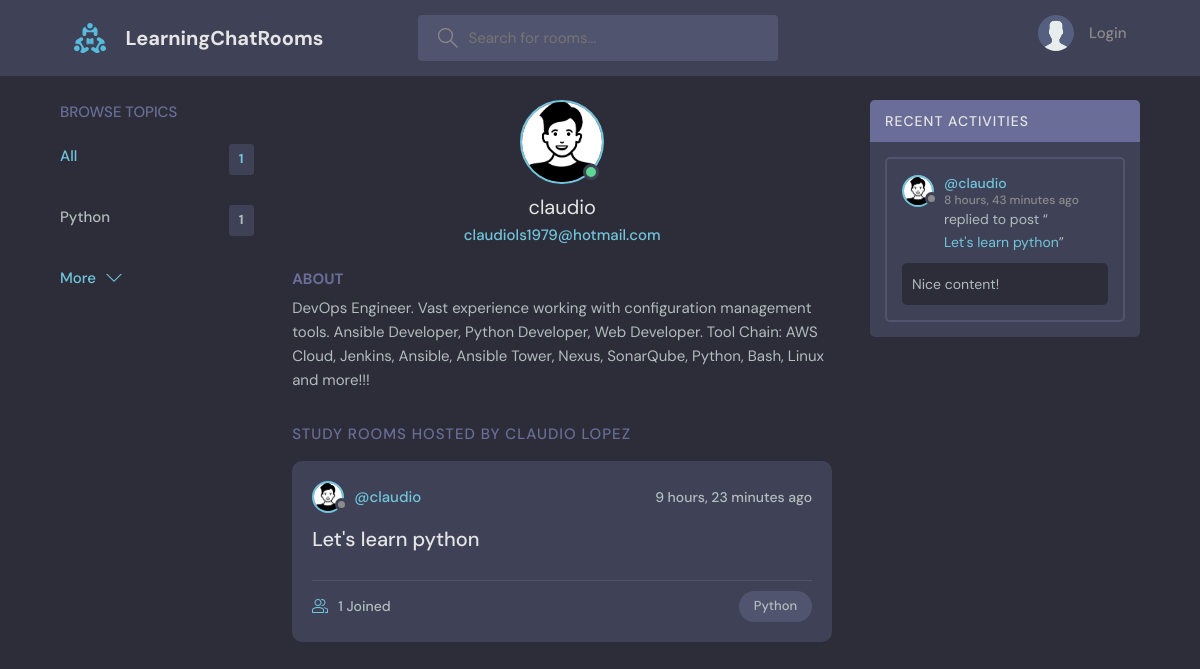
The app's page /profile/1/, older data.
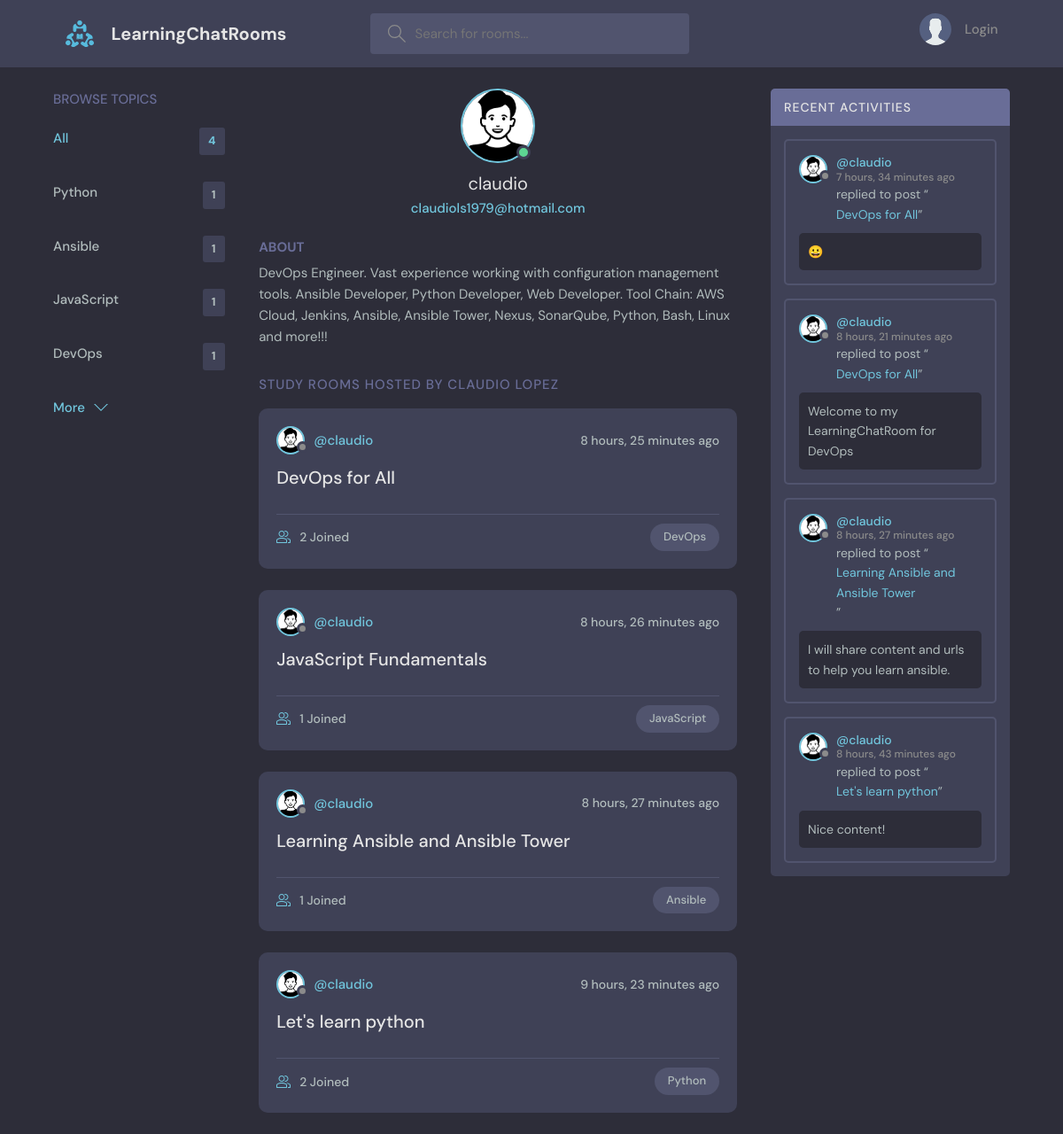
The same page, newer data.
### base/models.py (models this page shows, shortened)
class Topic(models.Model):
    name = models.CharField(max_length=200)

class User(AbstractUser):
    name = models.CharField(max_length=200, null=True)
    email = models.EmailField(unique=True, null=True)
    bio = models.TextField(null=True)
    avatar = models.ImageField(null=True, default="avatar.svg")
    USERNAME_FIELD = 'email'
    REQUIRED_FIELDS = []

class Room(models.Model):
    host = models.ForeignKey(User, on_delete=models.SET_NULL, null=True)
    topic = models.ForeignKey(Topic, on_delete=models.SET_NULL, null=True)
    name = models.CharField(max_length=200)
    description = models.TextField(null=True, blank=True)
    participants = models.ManyToManyField(User, related_name='participants', blank=True)
    updated = models.DateTimeField(auto_now=True) #this updates
    created = models.DateTimeField(auto_now_add=True) #one time not updates
    class Meta:
        ordering = ['-updated', '-created']
    def __str__(self):
        return self.name

class Message(models.Model):
    user = models.ForeignKey(User, on_delete=models.CASCADE)
    room = models.ForeignKey(Room, on_delete=models.CASCADE)
    body = models.URLField()
    updated = models.DateTimeField(auto_now=True) #this updates
    created = models.DateTimeField(auto_now_add=True) #one time not updates
    class Meta:
        ordering = ['-updated', '-created']

### base/views.py (the view)
# urls.py: path('profile/<str:pk>/', views.userProfile, name="user-profile"),
def userProfile(request, pk):
    user = User.objects.get(id=pk)
    rooms = user.room_set.all()
    room_messages = user.message_set.all()
    topics = Topic.objects.all()
    context = {'user': user, 'rooms': rooms,
               'room_messages': room_messages, 'topics': topics}
    return render(request, 'base/profile.html', context)

### base/templates/base/profile.html (shortened to what this page needs)
{% extends 'main.html' %}
{% block content %}
  <main class="profile-page layout layout--3">
    <div class="container">
      {% include 'base/topics_components.html' %}
      <div class="roomList">
        <div class="profile">
          <div class="profile__avatar">
            <div class="avatar avatar--large active">
              <img src="{{user.avatar.url}}" />
            </div>
          </div>
          <div class="profile__info">
            <h3>{{user.username}}</h3>
            <p>{{user.email}}</p>
          </div>
          <div class="profile__about">
            <h3>About</h3>
            <p>
              {{user.bio}}
            </p>
          </div>
        </div>
        <div class="roomList__header">
          <div>
            <h2>Study Rooms Hosted by {{user.name}}</a>
            </h2>
          </div>
        </div>
        {% include 'base/feed_component.html' %}
      </div>
      {% include 'base/activity_component.html' %}
    </div>
  </main>
  {% endblock content %}

### templates/main.html (shortened to what this page needs)
<!DOCTYPE html>
{% load static %}
<html lang="en">
  <head>
    <link rel="stylesheet" href="{% static 'styles/style.css' %}" />
  </head>
  <body>
    {% include 'navbar.html' %}
    {% block content %}
    {% endblock %}
  </body>
</html>

### templates/navbar.html (shortened to what this page needs)
{% load static %}
<header class="header header--loggedIn">
    <div class="container">
      <a href="{% url 'home' %}" class="header__logo">
        <img src="{% static 'images/logo.svg' %}" />
        <h1>LearningChatRooms</h1>
      </a>
      <form class="header__search" method="GET" action="{% url 'home' %}" >
        <label>
          <input name="q" placeholder="Search for rooms..." />
        </label>
      </form>
      <nav class="header__menu">
        {% if request.user.is_authenticated %}
        <div class="header__user">
          <a href="{% url 'update-user' %}">
            <div class="avatar avatar--medium active">
              <img src="{{request.user.avatar.url}}" />
            </div>
            <p>{{request.user.email }} <span>@{{request.user.name }}</span></p>
          </a>
          <button class="dropdown-button">
            <svg version="1.1" xmlns="http://www.w3.org/2000/svg" width="32" height="32" viewBox="0 0 32 32">
              <title>chevron-down</title>
              <path d="M16 21l-13-13h-3l16 16 16-16h-3l-13 13z"></path>
            </svg>
          </button>
        </div>
        {% else %}
        <a href="{% url 'login' %}">
          <img src="{% static 'images/avatar.svg' %}" />
          <p>Login</p>
        </a>
        {% endif %}
      </nav>
    </div>
  </header>

### base/templates/base/topics_components.html
<div class="topics">
    <div class="topics__header">
      <h2>Browse Topics</h2>
    </div>
    <ul class="topics__list">
      <li>
        <a href="{% url 'home' %}" class="active">All <span>{{topics.count}}</span></a>
      </li>
      {% for topic in topics %}
      <li>
        <a href="{% url 'home' %}?q={{topic.name}}">{{topic.name}}<span>{{topic.room_set.all.count}}</span></a>
      </li>
      {% endfor %}
    </ul>
    <a class="btn btn--link" href="{% url 'topics' %}">
      More
      <svg version="1.1" xmlns="http://www.w3.org/2000/svg" width="32" height="32" viewBox="0 0 32 32">
        <title>chevron-down</title>
        <path d="M16 21l-13-13h-3l16 16 16-16h-3l-13 13z"></path>
      </svg>
    </a>
  </div>

### base/templates/base/feed_component.html (shortened to what this page needs)
{% for room in rooms %}
<div class="roomListRoom">
    <div class="roomListRoom__header">
      <a href="#" class="roomListRoom__author">
        <div class="avatar avatar--small">
          <img src="{{room.host.avatar.url}}" />
        </div>
        <span>@{{room.host.username}}</span>
      </a>
      <div class="roomListRoom__actions">
        <span>{{room.created | timesince }} ago</span>
      </div>
    </div>
    <div class="roomListRoom__content">
      <a href="{% url 'room' room.id %}">{{room.name}}</a>
    </div>
    <div class="roomListRoom__meta">
      <a href="{% url 'room' room.id %}" class="roomListRoom__joined">
        {{room.participants.all.count}} Joined
      </a>
      <p class="roomListRoom__topic">{{room.topic.name}}</p>
    </div>
  </div>
{% endfor%}

### base/templates/base/activity_component.html (shortened to what this page needs)
<div class="activities">
    <div class="activities__header">
      <h2>Recent Activities</h2>
    </div>
    {% for message in room_messages %}
    <div class="activities__box">
      <div class="activities__boxHeader roomListRoom__header">
        <a href="{% url 'user-profile' message.user.id %}" class="roomListRoom__author">
          <div class="avatar avatar--small">
            <img src="{{message.user.avatar.url}}" />
          </div>
          <p>
            @{{message.user.username}}
            <span>{{ message.created | timesince }} ago</span>
          </p>
        </a>
      </div>
      <div class="activities__boxContent">
        <p>replied to post “<a href="{% url 'room' message.room.id %}">{{message.room}}</a>”</p>
        <div class="activities__boxRoomContent">
          {{ message.body }}
        </div>
      </div>
    </div>
    {% endfor %}
  </div>

Row changes from the older to the newer data that the page shows:
added Topic: name "Ansible", room_set.all.count "1"
added Topic: name "JavaScript", room_set.all.count "1"
added Topic: name "DevOps", room_set.all.count "1"
added Room: host.avatar (picture), host.username "claudio", created "8 hours, 25 minutes", name "DevOps for All", participants.all.count "2", topic.name "DevOps"
added Room: host.avatar (picture), host.username "claudio", created "8 hours, 26 minutes", name "JavaScript Fundamentals", participants.all.count "1", topic.name "JavaScript"
added Room: host.avatar (picture), host.username "claudio", created "8 hours, 27 minutes", name "Learning Ansible and Ansible Tower", participants.all.count "1", topic.name "Ansible"
computed for Room "Let's learn python": participants.all.count "1" → "2"
added Message: user.avatar (picture), user.username "claudio", created "7 hours, 34 minutes", room "DevOps for All", body "😀"
added Message: user.avatar (picture), user.username "claudio", created "8 hours, 21 minutes", room "DevOps for All", body "Welcome to my LearningChatRoom for DevOps"
added Message: user.avatar (picture), user.username "claudio", created "8 hours, 27 minutes", room "Learning Ansible and Ansible Tower", body "I will share content and urls to help you learn ansible."
Text that changed along with them:
{{ topics.count }}: "1" → "4"
